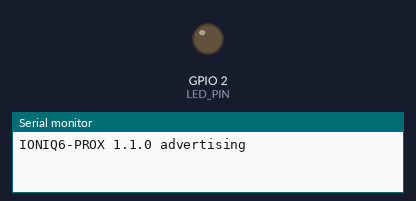
A program run on a simulated ESP32. Shown: output pins drawn as LEDs (lit = HIGH), the last lines printed to the serial monitor. Nothing arrives over Bluetooth unless stated; a phone connects over Bluetooth LE 3 s after start.

Above: at 0.1 s.
At 3.1 s:
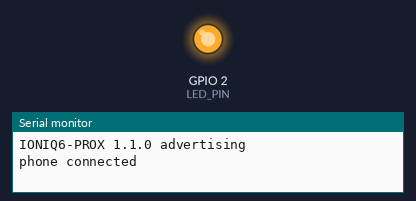
Timing chart, 0 to 4.6 s (numbered marks = the images above):
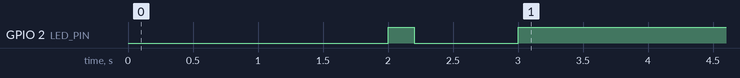

The program:

main.cpp
```cpp
/*
 * IONIQ 6 proximity tag — ESP32 firmware.
 *
 * The ESP32 lives in the car (powered from a power bank that the car's USB port charges)
 * and does one simple thing: it is a Bluetooth Low Energy device the phone app stays connected
 * to. The phone measures the signal strength of that connection; when you walk away the signal
 * fades or the link drops, and the *phone* calls the auto-lock API. The ESP32 needs no Wi-Fi
 * and no internet.
 *
 * Blue LED (GPIO 2): blinks every 2 s = waiting for the phone; steady on = phone connected.
 * Serial (115200): a status line every 5 s, plus connection events.
 */
#include <Arduino.h>
#include <WiFi.h>
#include <BLEDevice.h>
#include <BLEServer.h>
#include <BLEUtils.h>
#include <esp_bt.h>

// Must match the Android app (Ble.kt).
#define SERVICE_UUID "7805ea83-4cbf-4a8d-b043-9e4a07355fc4"
#define INFO_UUID    "487e453a-6deb-4bae-8e5e-da2f321748c5"
#define DEVICE_NAME  "IONIQ6-PROX"
#define FW_VERSION   "1.1.0"

static const int LED_PIN = 2;

static BLEServer *server = nullptr;
static volatile bool phoneConnected = false;
static volatile bool restartAdvertising = false;

class ServerCallbacks : public BLEServerCallbacks {
  void onConnect(BLEServer *s) override {
    phoneConnected = true;
    Serial.println("phone connected");
  }
  void onDisconnect(BLEServer *s) override {
    phoneConnected = false;
    restartAdvertising = true;  // the BLE stack stops advertising once a client connects
    Serial.println("phone disconnected");
  }
};

void setup() {
  Serial.begin(115200);
  pinMode(LED_PIN, OUTPUT);
  digitalWrite(LED_PIN, LOW);

  // Save power: no Wi-Fi, slower CPU (BLE is fine at 80 MHz).
  WiFi.mode(WIFI_OFF);
  setCpuFrequencyMhz(80);

  BLEDevice::init(DEVICE_NAME);
  // Full transmit power: a steadier signal through the car body makes the phone's
  // "you walked away" threshold more reliable.
  esp_ble_tx_power_set(ESP_BLE_PWR_TYPE_DEFAULT, ESP_PWR_LVL_P9);
  esp_ble_tx_power_set(ESP_BLE_PWR_TYPE_ADV, ESP_PWR_LVL_P9);

  server = BLEDevice::createServer();
  server->setCallbacks(new ServerCallbacks());

  BLEService *service = server->createService(SERVICE_UUID);
  BLECharacteristic *info = service->createCharacteristic(INFO_UUID, BLECharacteristic::PROPERTY_READ);
  info->setValue("IONIQ6-PROX " FW_VERSION);
  service->start();

  BLEAdvertising *adv = BLEDevice::getAdvertising();
  adv->addServiceUUID(SERVICE_UUID);  // the app finds the tag by this UUID
  adv->setScanResponse(true);
  BLEDevice::startAdvertising();

  Serial.println("IONIQ6-PROX " FW_VERSION " advertising");
}

void loop() {
  static uint32_t lastBlink = 0;
  static uint32_t lastStatus = 0;

  if (restartAdvertising) {
    restartAdvertising = false;
    delay(200);
    BLEDevice::startAdvertising();
    Serial.println("advertising again");
  }

  if (phoneConnected) {
    digitalWrite(LED_PIN, HIGH);                 // steady: a phone is connected
  } else if (millis() - lastBlink > 2000) {
    lastBlink = millis();
    digitalWrite(LED_PIN, HIGH);                 // clear 200 ms blink: waiting for a phone
    delay(200);
    digitalWrite(LED_PIN, LOW);
  }

  if (millis() - lastStatus > 5000) {
    lastStatus = millis();
    Serial.printf("IONIQ6-PROX %s | %s | up %lus\n", FW_VERSION,
                  phoneConnected ? "phone connected" : "advertising, waiting for phone",
                  (unsigned long)(millis() / 1000));
  }

  delay(100);
}
```

Measured:
- by itself, GPIO 2 (LED_PIN): LOW → HIGH at 2.0 s, → LOW 0.20 s later, → HIGH 0.80 s later
